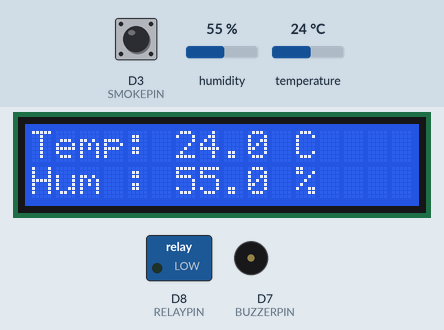
The sketch below on a simulated ESP8266 (NodeMCU). Shown: 16×2 character LCD, switched loads named in the sketch (green lamp = pin HIGH), buzzer (waves = sounding, pin HIGH). The test bench sets the inputs (shaded band); at power-on: temperature 24 °C, humidity 55 %, D3 (SMOKEPIN) HIGH. WiFi joins after 1.5 s; servers stay silent unless stated; the local clock reads 2024-03-15 10:24:30 at power-on unless the sketch sets it; what the sketch prints to the serial monitor is not drawn.

Above: at 10.6 s.
10.7 s: temperature set to 32 °C
At 21.2 s:
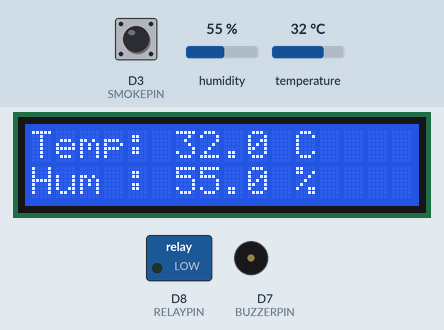
21.5 s: temperature set to 35 °C
At 31.2 s:
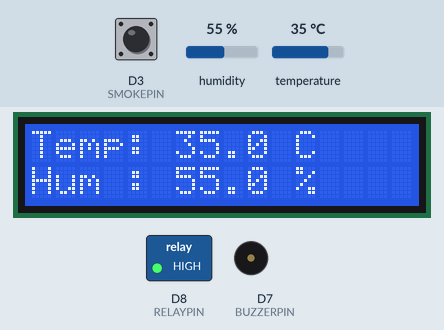
31.5 s: humidity set to 22 %
At 41.2 s:
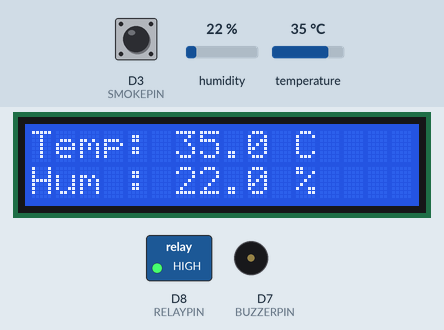
41.5 s: humidity set to 40 %
At 51.4 s:
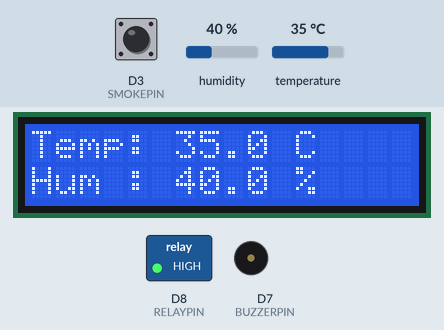
Timing chart, 0 to 52.5 s (numbered marks = the images above; inputs shaded):
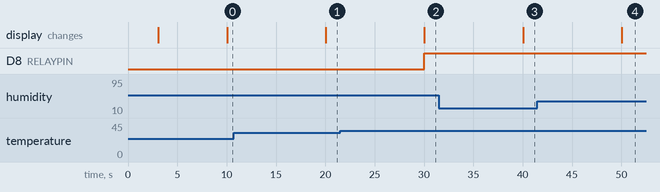

Measured:
- the behaviour switches between 33 and 34 °C on temperature (found by bisection; images 1 and 2)
- after the input at 10.7 s, the display: changes after 9.3 s (image 1)
- after the input at 21.5 s, D8 (RELAYPIN): LOW → HIGH after 8.6 s; the display: changes after 8.6 s (image 2)
- after the input at 31.5 s, the display: changes after 8.5 s (image 3)
- after the input at 41.5 s, the display: changes after 8.6 s (image 4)

The sketch:

sridhar.ino
```cpp
#include <ESP8266WiFi.h>
#include "HTTPSRedirect.h"
#include <time.h>
#include <DHT.h>
#include <Wire.h>
#include <LiquidCrystal_I2C.h>

#define DHTPIN D4
#define DHTTYPE DHT11
#define RELAYPIN D8
#define BUZZERPIN D7
#define SMOKEPIN D3 // Digital input for smoke sensor

DHT dht(DHTPIN, DHTTYPE);
LiquidCrystal_I2C lcd(0x27, 16, 2);

const char* ssid = "mahesh24";
const char* password = "mahesh24";

const char* host = "script.google.com";
const char* GScriptId = "AKfycbwnH53V0K5yggZ9ygiwqZd0QnhHkZu-9HzepF3LeMKSvZZh41pdGs7JIg0fktvSEXp6Eg";
const int httpsPort = 443;
String url = String("/macros/s/") + GScriptId + "/exec";
HTTPSRedirect* client = nullptr;

WiFiServer server(80);
const String loginUsername = "sri";
const String loginPassword = "123";
bool isLoggedIn = false;

int totalValue = 0;
float currentTemp = 0;
float currentHum = 0;
bool smokeDetected = false;
unsigned long lastSensorUpdate = 0;

void connectToWiFi() {
  Serial.print("Connecting to WiFi...");
  WiFi.begin(ssid, password);
  while (WiFi.status() != WL_CONNECTED) {
    delay(500);
    Serial.print(".");
  }
  Serial.println("\n✅ Connected to WiFi.");
  Serial.print("IP: ");
  Serial.println(WiFi.localIP());
}

String getDate() {
  time_t now = time(nullptr);
  struct tm* timeInfo = localtime(&now);
  char buf[15];
  strftime(buf, sizeof(buf), "%Y-%m-%d", timeInfo);
  return String(buf);
}

String getTime() {
  time_t now = time(nullptr);
  struct tm* timeInfo = localtime(&now);
  char buf[10];
  strftime(buf, sizeof(buf), "%H:%M:%S", timeInfo);
  return String(buf);
}

// ✅ Updated function to include smoke status
void sendToGoogleSheets(float temp, float hum, bool smoke) {
  String smokeStatus = smoke ? "Detected" : "Clear";
  String payload = "{\"command\": \"appendRow\", \"sheet_name\": \"SensorData\", \"values\": \"" +
                   getDate() + "," + getTime() + "," + String(temp) + "," + String(hum) + "," + String(totalValue) + "," + smokeStatus + "\"}";

  if (client != nullptr) {
    if (!client->connected()) {
      client->connect(host, httpsPort);
    }
    if (client->POST(url, host, payload)) {
      Serial.println("✅ Sent to Google Sheets.");
    } else {
      Serial.println("❌ Failed to send.");
    }
  }
}

void serveLoginPage(WiFiClient client, bool error = false) {
  String errorMsg = error ? "<p style='color:red;'>Incorrect login</p>" : "";
  String page = R"rawliteral(
<html>
<head>
  <style>
    body {
      background-color: black;
      color: white;
      font-family: Arial, sans-serif;
      display: flex;
      flex-direction: column;
      align-items: center;
      justify-content: center;
      height: 100vh;
      margin: 0;
    }
    h2 {
      color: white;
      margin-bottom: 20px;
    }
    form {
      background-color: #222;
      padding: 30px;
      border-radius: 10px;
      box-shadow: 0 0 10px #0f0;
      text-align: center;
    }
    input {
      display: block;
      width: 200px;
      margin: 10px auto;
      padding: 10px;
      border: none;
      border-radius: 5px;
    }
    input[type='submit'] {
      background-color: lightgreen;
      color: black;
      font-weight: bold;
      cursor: pointer;
      transition: background 0.3s;
    }
    input[type='submit']:hover {
      background-color: #90ee90;
    }
  </style>
</head>
<body>
  <h2>Login</h2>
  )rawliteral" + errorMsg + R"rawliteral(
  <form method='POST' action='/login'>
    <input name='username' placeholder='Username'>
    <input name='password' type='password' placeholder='Password'>
    <input type='submit' value='Login'>
  </form>
</body>
</html>
)rawliteral";

  client.println("HTTP/1.1 200 OK");
  client.println("Content-Type: text/html");
  client.println();
  client.print(page);
}

void serveSensorPage(WiFiClient client) {
  String page = R"rawliteral(
<html>
<head>
  <meta http-equiv="refresh" content="5">
  <style>
    body {
      background-color: black;
      color: white;
      font-family: Arial, sans-serif;
      margin: 0;
      padding: 20px;
      text-align: center;
    }
    h1 {
      color: #00FF00;
      text-transform: uppercase;
      margin-bottom: 30px;
    }
    .sensor-box {
      display: inline-block;
      background-color: #222;
      border: 2px solid #00FF00;
      border-radius: 10px;
      padding: 20px;
      margin: 10px;
      width: 200px;
      font-size: 18px;
    }
    .logout {
      margin-top: 30px;
    }
    .logout a {
      background-color: red;
      padding: 10px 20px;
      color: white;
      text-decoration: none;
      font-weight: bold;
      border-radius: 5px;
    }
  </style>
</head>
<body>
  <h1>Welcome IOT System</h1>

  <div class="sensor-box">
    Temp: )rawliteral" + String(currentTemp) + R"rawliteral( °C
  </div>
  <div class="sensor-box">
    Humidity: )rawliteral" + String(currentHum) + R"rawliteral( %
  </div>
  <div class="sensor-box">
    Total Value: )rawliteral" + String(totalValue) + R"rawliteral(
  </div>
  <div class="sensor-box">
    Relay: )rawliteral" + (currentTemp >= 34 ? "ON" : "OFF") + R"rawliteral(
  </div>
  <div class="sensor-box">
    Buzzer: )rawliteral" + ((totalValue >= 10 || smokeDetected) ? "ON" : "OFF") + R"rawliteral(
  </div>
  <div class="sensor-box">
    Smoke: )rawliteral" + (smokeDetected ? "Detected" : "Clear") + R"rawliteral(
  </div>

  <div class="logout">
    <a href='/logout'>Logout</a>
  </div>
</body>
</html>
)rawliteral";

  client.println("HTTP/1.1 200 OK");
  client.println("Content-Type: text/html");
  client.println();
  client.print(page);
}

void handleLogin(WiFiClient client, String request) {
  if (request.indexOf("username=" + loginUsername + "&password=" + loginPassword) >= 0) {
    isLoggedIn = true;
    client.println("HTTP/1.1 303 See Other");
    client.println("Location: /");
    client.println();
  } else {
    isLoggedIn = false;
    serveLoginPage(client, true);
  }
}

void handleLogout(WiFiClient client) {
  isLoggedIn = false;
  client.println("HTTP/1.1 303 See Other");
  client.println("Location: /");
  client.println();
}

void setup() {
  Serial.begin(115200);
  pinMode(RELAYPIN, OUTPUT);
  pinMode(BUZZERPIN, OUTPUT);
  pinMode(SMOKEPIN, INPUT);
  digitalWrite(RELAYPIN, LOW);
  digitalWrite(BUZZERPIN, LOW);

  dht.begin();
  Wire.begin(D2, D1);
  lcd.begin(16, 2);
  lcd.backlight();

  lcd.setCursor(0, 0);
  lcd.print("  hi  ");
  lcd.setCursor(0, 1);
  lcd.print("  ESP + LCD  ");
  delay(3000);
  lcd.clear();

  connectToWiFi();

  client = new HTTPSRedirect(httpsPort);
  client->setInsecure();
  client->setPrintResponseBody(true);
  client->setContentTypeHeader("application/json");

  configTime(19800, 0, "pool.ntp.org", "time.nist.gov");
  server.begin();
}

void loop() {
  unsigned long now = millis();

  if (now - lastSensorUpdate >= 10000) {
    lastSensorUpdate = now;
    totalValue++;

    float temp = dht.readTemperature();
    float hum = dht.readHumidity();
    int smokeVal = digitalRead(SMOKEPIN);
    smokeDetected = (smokeVal == LOW);

    if (!isnan(temp) && !isnan(hum)) {
      currentTemp = temp;
      currentHum = hum;

      lcd.clear();
      lcd.setCursor(0, 0);
      lcd.print("Temp: ");
      lcd.print(temp, 1);
      lcd.print(" C");

      lcd.setCursor(0, 1);
      lcd.print("Hum : ");
      lcd.print(hum, 1);
      lcd.print(" %");

      digitalWrite(RELAYPIN, temp >= 34 ? HIGH : LOW);
      digitalWrite(BUZZERPIN,totalValue >= 10 ? HIGH : LOW);

      // ✅ Send to Google Sheets including smoke
      sendToGoogleSheets(temp, hum, smokeDetected);
    } else {
      Serial.println("❌ DHT read error");
      lcd.clear();
      lcd.setCursor(0, 0);
      lcd.print("❌ DHT Error");
      lcd.setCursor(0, 1);
      lcd.print("Check Sensor");
    }
  }

  WiFiClient client = server.available();
  if (client) {
    String request = "";
    unsigned long timeout = millis() + 2000;
    while (client.connected() && millis() < timeout) {
      while (client.available()) {
        char c = client.read();
        request += c;
        timeout = millis() + 2000;
      }
    }

    if (request.indexOf("POST /login") >= 0) {
      handleLogin(client, request);
    } else if (request.indexOf("GET /logout") >= 0) {
      handleLogout(client);
    } else if (isLoggedIn) {
      serveSensorPage(client);
    } else {
      serveLoginPage(client);
    }

    client.stop();
  }
}
```
